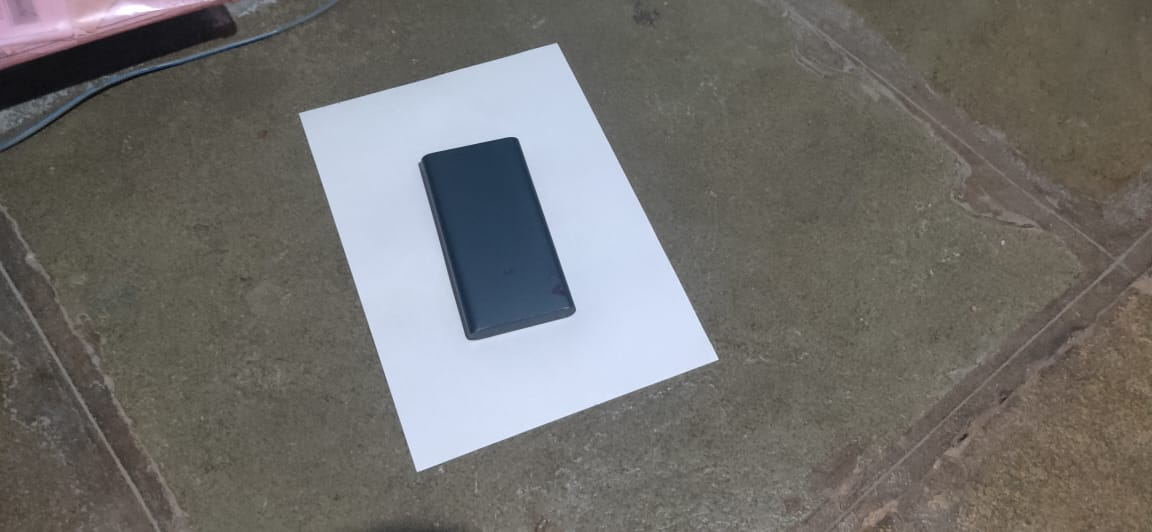
#> input picture img.jpeg, 1152 x 532 px
$ python -i utils.py   (imports and definitions only)
#> lines starting #> are read from the running program, lines starting #| are printed output that depends on the picture; after the words box and inside, x2 and y2 are one past the last pixel; in counts of white or black regions, pixels touching at a corner belong together
#> further down, picture is the input picture: shape (532, 1152, 3); mean B, G, R 108.2, 111.2, 112.8
import cv2
import numpy as np
def getContours(img,cThreshold=[100,100],showCanny=False,minArea=1000,filter=0,draw=False):
#> called with showCanny = False, minArea = 1000, filter = 0, draw = False
    imgGray=cv2.cvtColor(img,cv2.COLOR_BGR2GRAY)
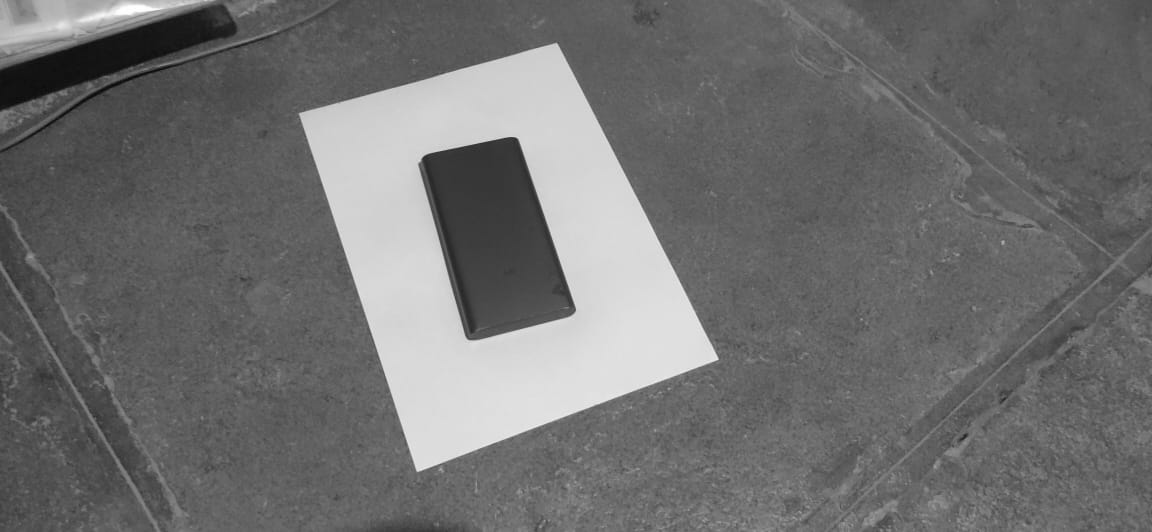
#> imgGray: shape (532, 1152); min 7, max 255, mean 111.3
    imgBlur=cv2.GaussianBlur(imgGray,(5,5),1)
    imgCanny=cv2.Canny(imgBlur,cThreshold[0],cThreshold[1])
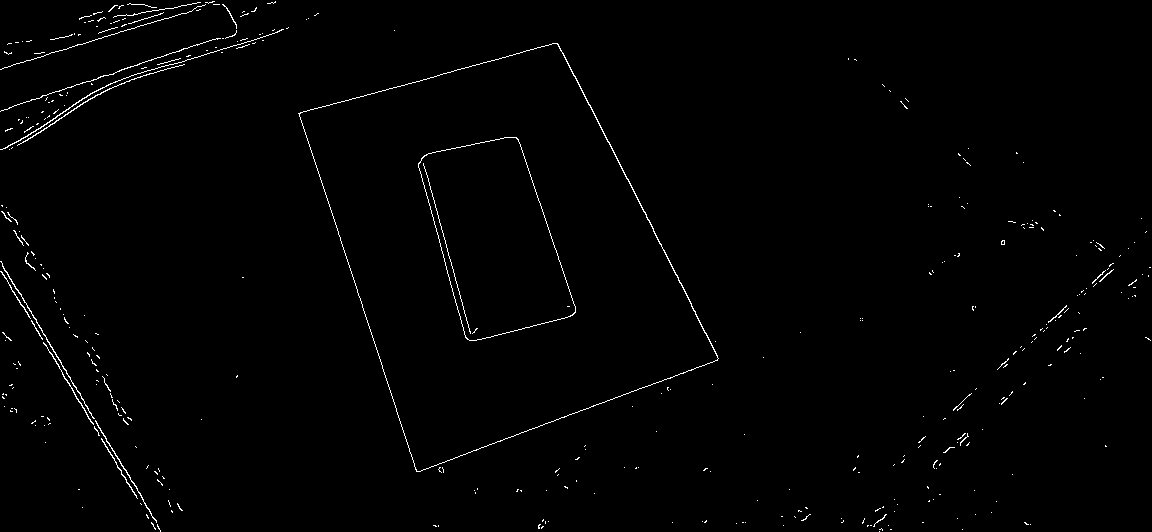
#> imgCanny: shape (532, 1152); 0.96% white in thin lines or dots
    kernel=np.ones((5,5))
    imgDilation=cv2.dilate(imgCanny,kernel,iterations=3)
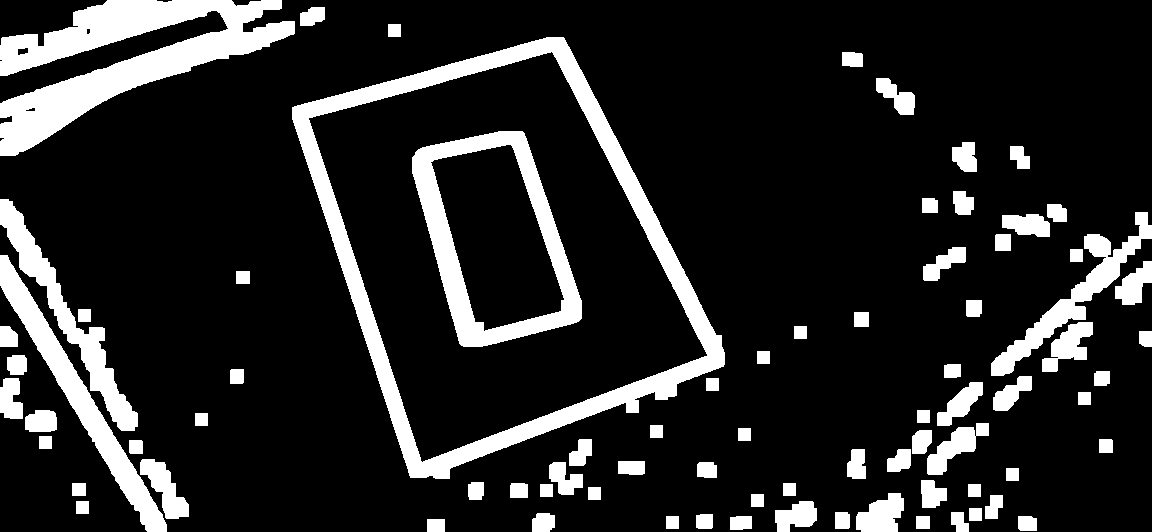
#> imgDilation: shape (532, 1152); 15.6% white; 79 white regions, largest, box (x1, y1, x2, y2) and area: (292, 37, 725, 479) 22210, (0, 0, 295, 156) 18081, (412, 131, 582, 347) 10278
    imgThr=cv2.erode(imgDilation,kernel,iterations=2)
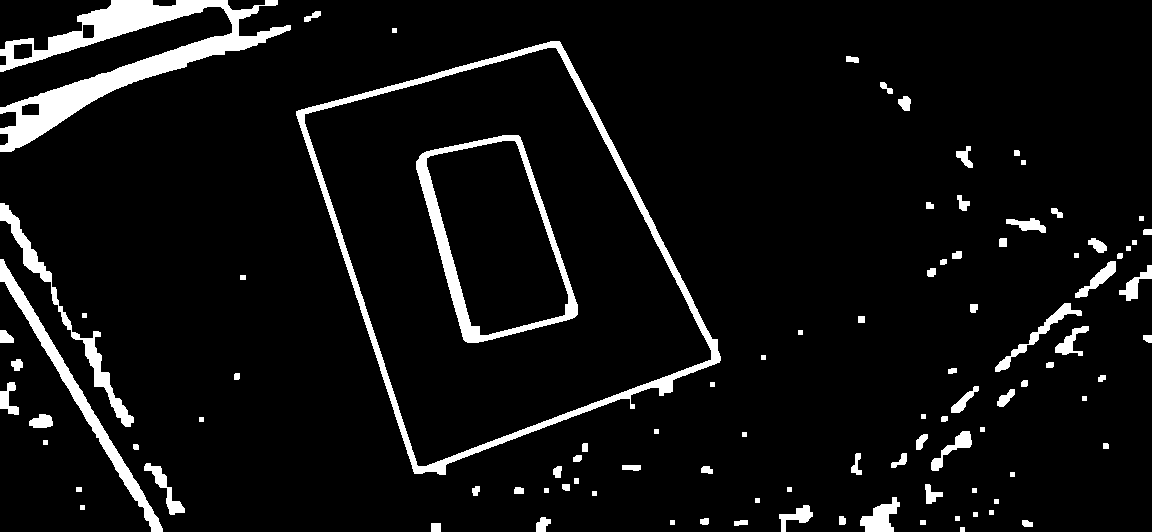
#> imgThr: shape (532, 1152); 6.6% white; 99 white regions

    if showCanny:
        cv2.imshow('Canny',imgCanny)
    contours,hierarchy=cv2.findContours(imgThr,cv2.RETR_EXTERNAL,cv2.CHAIN_APPROX_SIMPLE)
#> contours = 98 contours, 30 with area under 20; largest, box (x1, y1, x2, y2) and area: (296, 41, 721, 475) 111298, (0, 0, 291, 152) 11391, (0, 259, 163, 532) 3040, (0, 203, 134, 427) 2158, (860, 497, 900, 532) 690
    finalContours=[]
    for i in contours:
        area=cv2.contourArea(i)
        if area>minArea:
            peri=cv2.arcLength(i,True)
            approx=cv2.approxPolyDP(i,0.02*peri,True)
            bbox=cv2.boundingRect(approx)
            if filter>0:
                if len(approx)==filter:
                    finalContours.append([len(approx),area,approx,bbox,i])
            else:
                finalContours.append([len(approx), area, approx, bbox, i])
#> this loop made 98 passes
#> (area, peri, approx, bbox) on passes 74, 86, 95: (3039.5, 694, [[0, 259], [162, 531]], (0, 259, 163, 273)), (2157.5, 656.2, [[0, 203], [130, 426], [100, 332], [71, 331]], (0, 203, 131, 224)), (111298.5, 1500.2, [[559, 41], [296, 111], [414, 473], [720, 360]], (296, 41, 425, 433))
#> (area, peri, bbox) on pass 98: (11391, 1513.9, (0, 0, 291, 152))
#> after the loop, finalContours = 4 items
    finalContours=sorted(finalContours,key=lambda x: x[1],reverse=True)
    if draw:
        for con in finalContours:
            cv2.drawContours(img,con[4],-1,(0,0,255),3)
    return img,finalContours

def reorder(myPoints):
    myPointsNew=np.zeros_like(myPoints)
    myPoints=myPoints.reshape((4,2))
    add=myPoints.sum(1)
    myPointsNew[0]=myPoints[np.argmin(add)]
    myPointsNew[3]=myPoints[np.argmax(add)]
    diff=np.diff(myPoints,axis=1)
    myPointsNew[1]=myPoints[np.argmin(diff)]
    myPointsNew[2] = myPoints[np.argmax(diff)]
    return myPointsNew
    # print(myPoints.shape)
def warp(img,points,w,h,pad=20):
    # print(points)
    points=reorder(points)
    pts1=np.float32(points)

    pts2=np.float32([[0,0],[w,0],[0,h],[w,h]])
    matrix=cv2.getPerspectiveTransform(pts1,pts2)
    imgWarp=cv2.warpPerspective(img,matrix,(w,h))
    imgWarp=imgWarp[pad:imgWarp.shape[0]-pad,pad:imgWarp.shape[1]-pad]
    return imgWarp
def findDistance(pts1,pts2):
    return ((pts2[0]-pts1[0])**2+(pts2[1]-pts1[1])**2)**0.5

>>> import cv2
>>> picture = cv2.imread('img.jpeg')
>>> result = getContours(picture)
